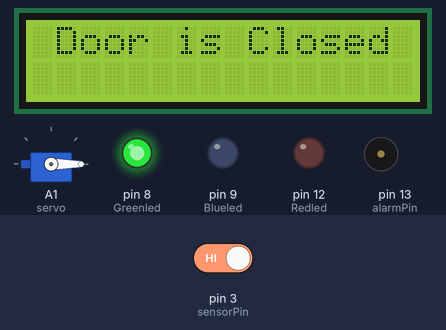
Recording of a sketch running on a simulated Arduino Uno, built with avr-gcc and run on an emulated ATmega328P. Shown: servo, 16×2 character LCD, output pins drawn as LEDs (lit = HIGH), buzzer (waves = sounding). The inputs (shaded band) are chosen by the test bench; at power-on: pin 3 (sensorPin) HIGH.

Above: at 1.2 s.
1.3 s: pin 3 (sensorPin) driven LOW
At 2.4 s:
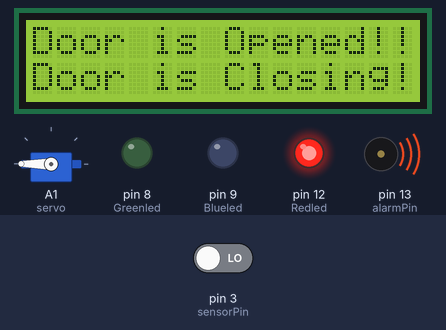
Timing chart, 0 to 5.8 s (numbered marks = the images above; inputs shaded):
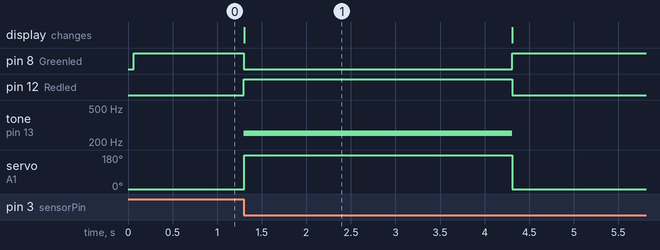

Measured:
- after the input at 1.3 s, pin 8 (Greenled): HIGH → LOW at once, → HIGH 3.0 s later; pin 12 (Redled): LOW → HIGH at once, → LOW 3.0 s later; tone on pin 13 (alarmPin): silent → 252 Hz at once, → silent 3.0 s later; servo on A1 (servo): 0° → 180° at once, → 0° 3.0 s later; the display: changes at once (image 1)

The sketch:

code.ino
```cpp
// Define pin numbers
#include<LiquidCrystal.h>
#include <Servo.h>
Servo servoStart;
LiquidCrystal lcd(11,10, 7, 6, 5, 4);
const int sensorPin = 3;// Pin connected to the button
const int servo= A1;
const int Redled = 12;
const int Blueled = 9;
const int Greenled = 8;
const int alarmPin= 13;
int state = 0;

void setup() {
  pinMode(sensorPin, INPUT);// Set the sensor pin as input
  pinMode(alarmPin, OUTPUT);
  servoStart.attach(servo);
  servoStart.write(0);
  pinMode(Redled, OUTPUT);// Set the alarm pin as output
  pinMode(Blueled, OUTPUT);
  pinMode(Greenled, OUTPUT);
  lcd.begin(16, 2);

 attachInterrupt(digitalPinToInterrupt(sensorPin), change1, FALLING);
}

void change1(){
    tone(alarmPin, 252);// Turn on the alarm
    setColor(255,0,0);
    servoStart.write(180);
  	state = 1;
}

void setColor(int red,int blue,int green){
  analogWrite(Redled, red);
  analogWrite(Blueled, blue);
  analogWrite(Greenled, green);

}

void loop() {
  if (state == 1){
    lcd.setCursor(0,0);
  	lcd.print("Door is Opened!!");
    lcd.setCursor(0,1);
    lcd.print("Door is Closing!");
  	delay(3000);
    lcd.clear();
    lcd.setCursor(1,0);
    lcd.print("Door is Closed");
	noTone(alarmPin);// Turn off the alarm
	setColor(0,0,255);
    servoStart.write(0);
    state = 0;

}
  else {
	noTone(alarmPin);// Turn off the alarm
	setColor(0,0,255);
    servoStart.write(0);
    lcd.setCursor(1,0);
  	lcd.print("Door is Closed");
  }
}
```
